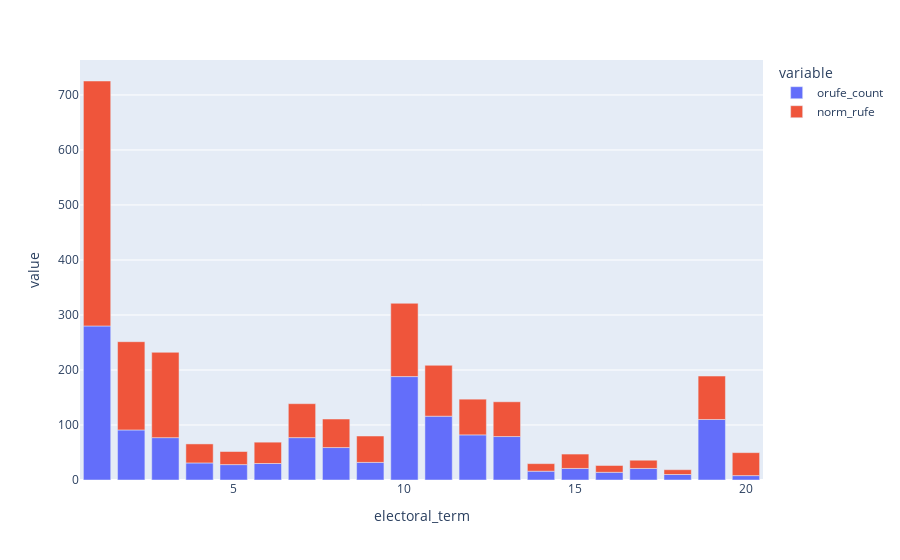

Notebook code cell kept with this figure:
### Code cell
px.bar(result,x="electoral_term",y=result.columns)

### Figure 1 — Plotly figure (JSON) as saved in the notebook; plotly's stock layout.template omitted (floating-point values rounded to 4 significant figures)
{"data": [{"alignmentgroup": "True", "hovertemplate": "variable=orufe_count<br>electoral_term=%{x}<br>value=%{y}<extra></extra>", "legendgroup": "orufe_count", "marker": {"color": "#636efa", "pattern": {"shape": ""}}, "name": "orufe_count", "offsetgroup": "orufe_count", "orientation": "v", "showlegend": true, "textposition": "auto", "type": "bar", "x": [1, 2, 3, 4, 5, 6, 7, 8, 9, 10, 11, 12, 13, 14, 15, 16, 17, 18, 19, 20], "xaxis": "x", "y": [280, 91, 77, 31, 28, 30, 77, 59, 32, 188, 116, 82, 79, 16, 21, 14, 21, 10, 110, 8], "yaxis": "y"}, {"alignmentgroup": "True", "hovertemplate": "variable=norm_rufe<br>electoral_term=%{x}<br>value=%{y}<extra></extra>", "legendgroup": "norm_rufe", "marker": {"color": "#EF553B", "pattern": {"shape": ""}}, "name": "norm_rufe", "offsetgroup": "norm_rufe", "orientation": "v", "showlegend": true, "textposition": "auto", "type": "bar", "x": [1, 2, 3, 4, 5, 6, 7, 8, 9, 10, 11, 12, 13, 14, 15, 16, 17, 18, 19, 20], "xaxis": "x", "y": [445.4, 160.4, 155.1, 34.58, 23.79, 38.77, 61.75, 51.86, 47.96, 133.2, 92.52, 64.96, 63.2, 13.75, 26.16, 12.37, 14.96, 8.731, 78.99, 41.74], "yaxis": "y"}], "layout": {"barmode": "relative", "legend": {"title": {"text": "variable"}, "tracegroupgap": 0}, "margin": {"t": 60}, "xaxis": {"anchor": "y", "domain": [0, 1], "title": {"text": "electoral_term"}}, "yaxis": {"anchor": "x", "domain": [0, 1], "title": {"text": "value"}}}}
